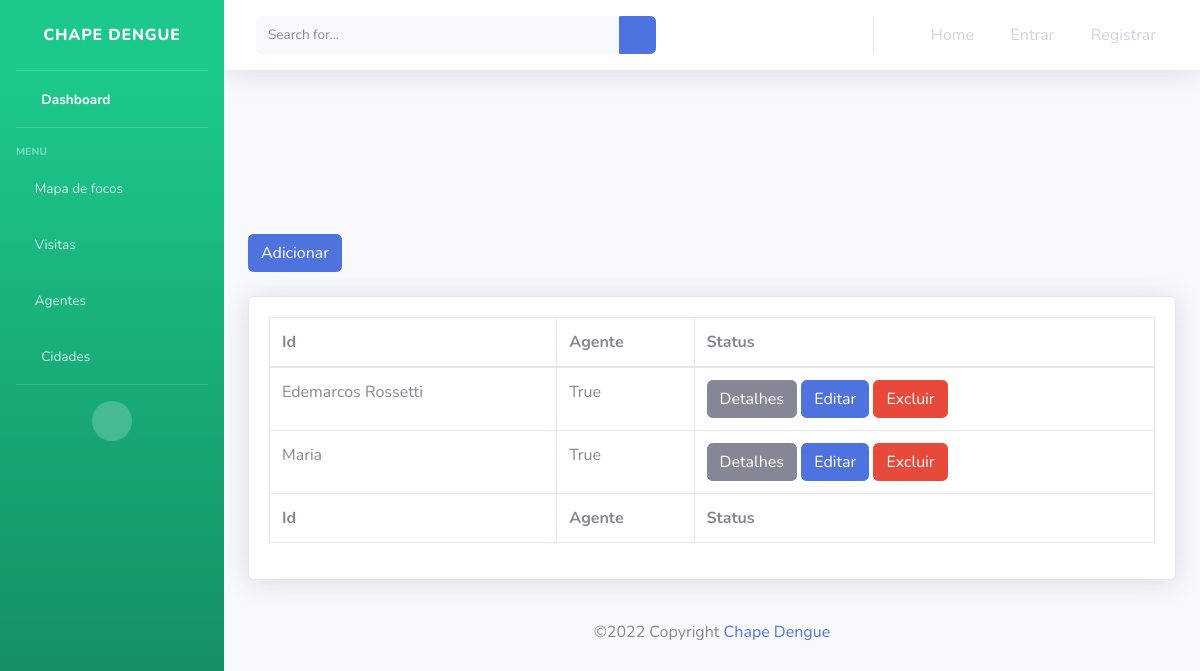
Page /agente/ on the earlier database version.
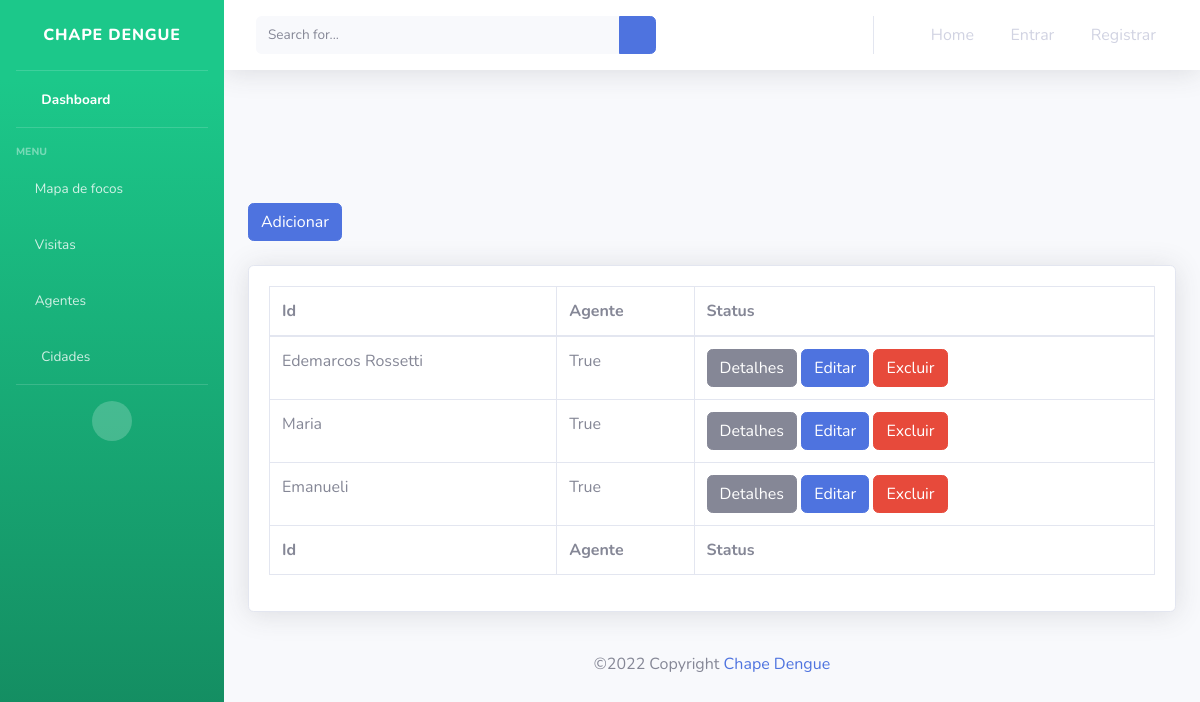
Same page on the later database version.
### chapDengue/models/Agente.py (models this page shows, shortened)
class Agente(models.Model):
    name = models.CharField(null=False, max_length=20)
    status = models.BooleanField(default=True)
    created_at = models.DateTimeField(auto_now_add=True)
    updated_at = models.DateTimeField(auto_now=True)

### chapDengue/views/AgenteView.py (the view)
def list_agente_view(request):
   agentes = Agente.objects.all()
   context = {
         'agentes':agentes,
     }
   return render(request, template_name='agentes/agentes.html', context=context, status=200)

### chapDengue/templates/agentes/agentes.html (shortened to what this page needs)
{% extends "index.html" %}
{% load static %}
{% block content %}
<div id="content">
        <div class="container-fluid">
            <a href="#" class="btn btn-primary btn-card mb-4">Adicionar</a>
                <div class="card shadow mb-4">
                    <div class="card-body">
                        <div class="table-responsive">
                            <table class="table table-bordered" id="dataTable" width="100%" cellspacing="0">
                                <thead>
                                    <tr>
                                        <th>Id</th>
                                        <th>Agente</th>
                                        <th>Status</th>
                                    </tr>
                                </thead>
                                <tfoot>
                                    <tr>
                                        <th>Id</th>
                                        <th>Agente</th>
                                        <th>Status</th>
                                    </tr>
                                </tfoot>
                                <tbody>
                                    {% for agente in agentes %}
                                    <tr>
                                        <td>{{agente.name}}</td>
                                        <td>{{agente.status}}</td>
                                        <td>
                                            <a href={% url 'profile' agente.id %} class="btn btn-secondary btn-card">Detalhes</a>
                                            <a href={% url 'profile' agente.id %} class="btn btn-primary btn-card">Editar</a>
                                            <a href={% url 'profile' agente.id %} class="btn btn-danger btn-card">Excluir</a>
                                        </td>
                                    </tr>
                                    {% endfor %}
                                </tbody>
                            </table>
                        </div>
                    </div>
                </div>
</div>
{% endblock %}

Differences in the rows shown:
added Agente: name "Emanueli", status "True"
